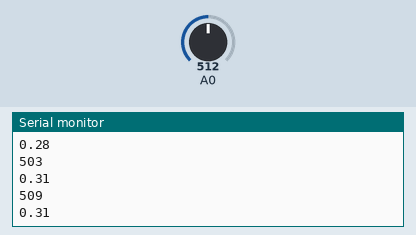
This sketch was run on a simulated Arduino Uno, built with avr-gcc and run on an emulated ATmega328P. Shown: the last lines printed to the serial monitor. Inputs (shaded band) come from the test bench; at power-on: A0 = 512.

Above: at 1.2 s.
1.3 s: A0 set to 716
At 1.81 s:
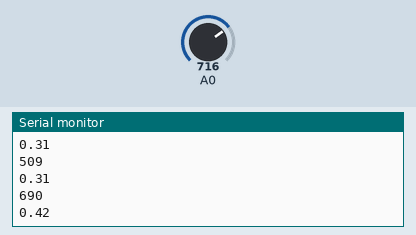
2.8 s: A0 set to 900
At 2.82 s:
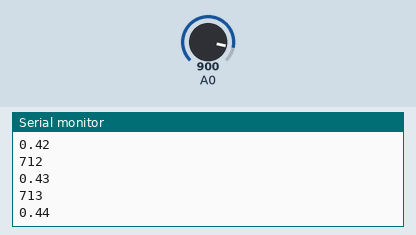
Timing chart, 0 to 5.8 s (numbered marks = the images above; inputs shaded):
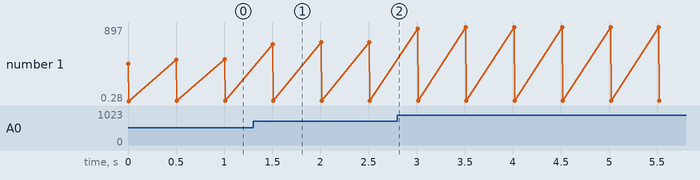

Measured:
- after the input at 1.3 s, the serial monitor: prints a new line after 0.21 s (image 1)
- plotted number 1: 0.31 → 0.44 after the input at 1.3 s, 0.44 → 0.55 after the input at 2.8 s

The sketch:

lab03.2.ino
```cpp
word Analogin;
float Vin;
void setup() {
  Serial.begin(9600);
  Analogin = 0;
}

void loop() {
  // put your main code here, to run repeatedly:
  for (int i=0;i<=5;i++){
    Analogin = 0.7* Analogin + 0.3* analogRead(A0);
  }
  Serial.println(Analogin);
  Vin = Analogin * 2.5 / 4095;
  Serial.println(Vin);
  delay(500);
}
```
